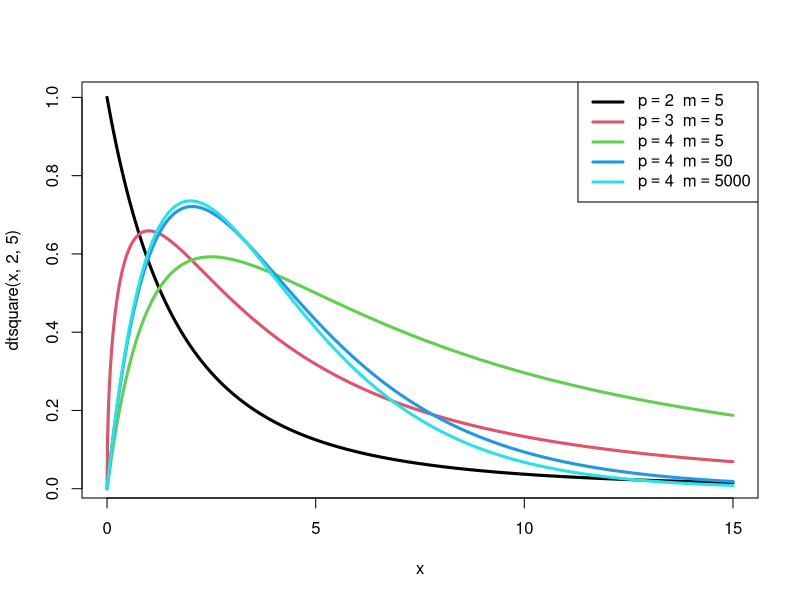
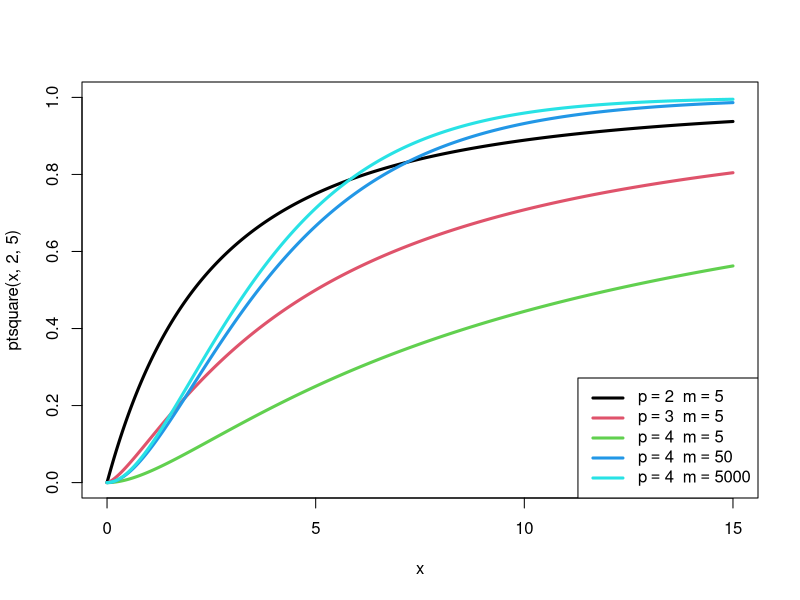

These charts were generated, in order, by the following R code:
dtsquare = function(x, p, m) df(x * (m - p + 1) / (p*m), df1=p, df2=m-p+1);
x = seq(0, 15, length=1000);

plot(x, dtsquare(x, 2, 5), type="l", col=1, lwd=3)
lines(x, dtsquare(x, 3, 5), type="l", col=2, lwd=3)
lines(x, dtsquare(x, 4, 5), type="l", col=3, lwd=3)
lines(x, dtsquare(x, 4, 50), type="l", col=4, lwd=3)
lines(x, dtsquare(x, 4, 5000), type="l", col=5, lwd=3)
legend("topright", c(expression(paste(p==2, phantom(0), m==5)), expression(paste(p==3,phantom(0), m==5)), expression(paste(p==4,phantom(0), m==5)), expression(paste(p==4,phantom(0), m==50)), expression(paste(p==4,phantom(0), m==5000))), col=1:5, lwd=3)
savePlot("hotelling-pdf.png")

ptsquare = function(x, p, m) pf(x * (m - p + 1) / (p*m), df1=p, df2=m-p+1);
plot(x, ptsquare(x, 2, 5), type="l", col=1, lwd=3, ylim=c(0, 1))
lines(x, ptsquare(x, 3, 5), type="l", col=2, lwd=3)
lines(x, ptsquare(x, 4, 5), type="l", col=3, lwd=3)
lines(x, ptsquare(x, 4, 50), type="l", col=4, lwd=3)
lines(x, ptsquare(x, 4, 5000), type="l", col=5, lwd=3)
legend("bottomright", c(expression(paste(p==2, phantom(0), m==5)), expression(paste(p==3,phantom(0), m==5)), expression(paste(p==4,phantom(0), m==5)), expression(paste(p==4,phantom(0), m==50)), expression(paste(p==4,phantom(0), m==5000))), col=1:5, lwd=3)
savePlot("hotelling-cdf.png")
